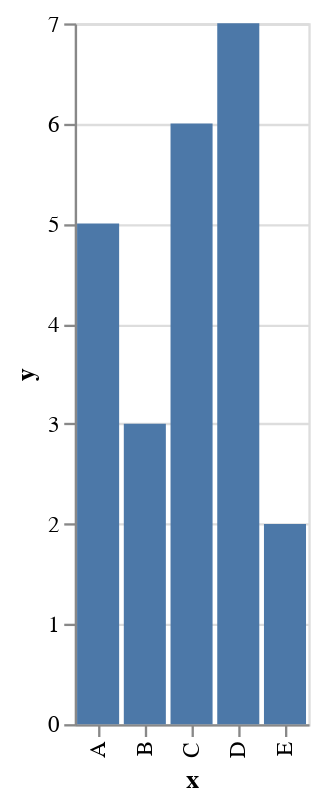

This figure's notebook cell:
### Code cell
base = alt.Chart(data).mark_bar()

marked = base.mark_bar()

encoded = marked.encode(
    x='x',
    y='y',
)

encoded

### Figure 1 — Vega-Lite specification as saved in the notebook (floating-point values rounded to 4 significant figures)
{"config": {"view": {"continuousWidth": 400, "continuousHeight": 300}}, "data": {"name": "data-865b0f7f64bff0a4a97037244e6476d1"}, "mark": "bar", "encoding": {"x": {"field": "x", "type": "nominal"}, "y": {"field": "y", "type": "quantitative"}}, "$schema": "https://vega.github.io/schema/vega-lite/v4.17.0.json", "datasets": {"data-865b0f7f64bff0a4a97037244e6476d1": [{"x": "A", "y": 5}, {"x": "B", "y": 3}, {"x": "C", "y": 6}, {"x": "D", "y": 7}, {"x": "E", "y": 2}]}}
